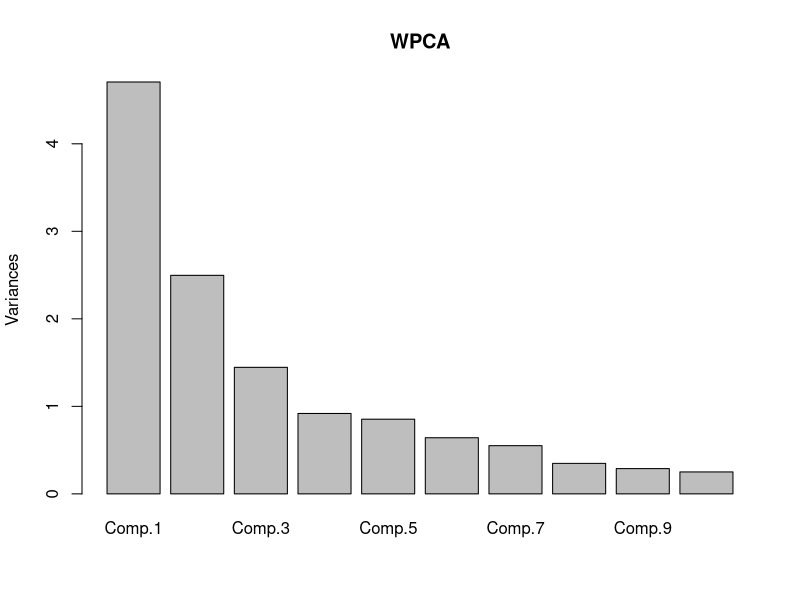
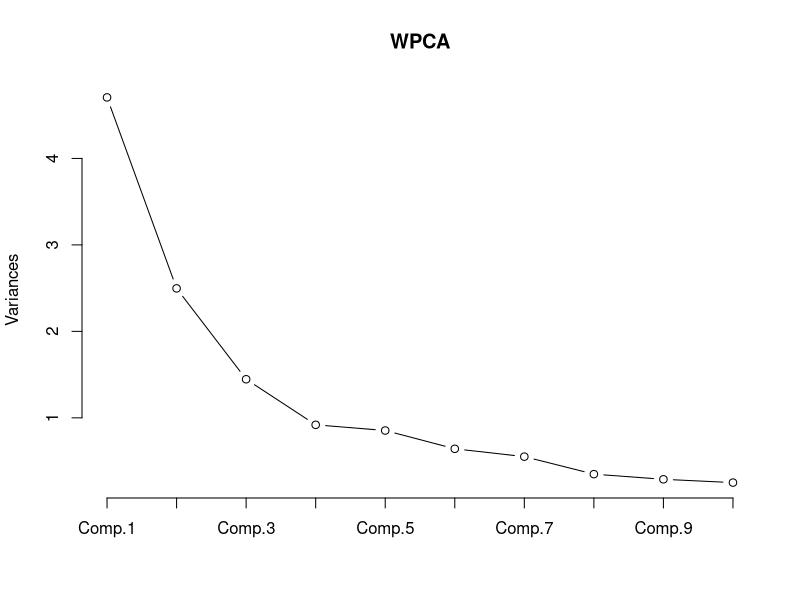
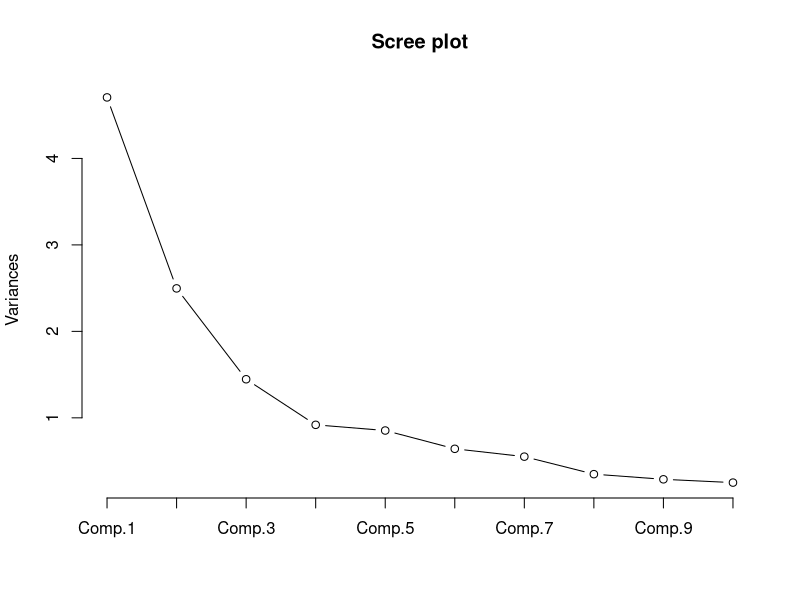
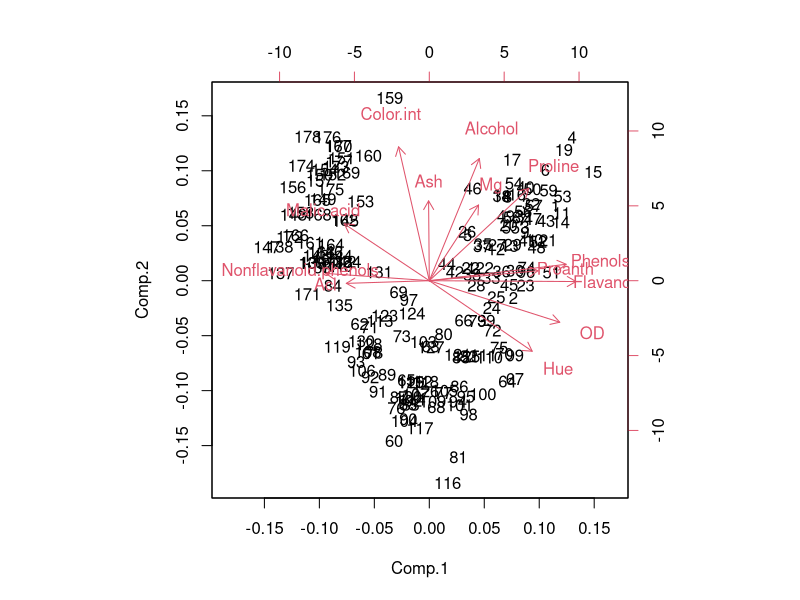

Write the R code that produced these figures, in order.
setwd("E:/College/CL7/Assignment12")
winedf <- read.csv("../Datasets/wine.csv")

head(winedf)

# Calculate Correlation of all attributes
cor_mat <- cor(winedf[, -1])
cor_mat

WPCA <- princomp(winedf[, -1], cor = T, scores = T, covmat = NULL)

summary(WPCA)

plot(WPCA)

loadings(WPCA)
plot(WPCA, t='l')
screeplot(WPCA, type="line", main="Scree plot")
biplot(WPCA)
WPCA$scores[1:10, 1]

attributes(WPCA)
